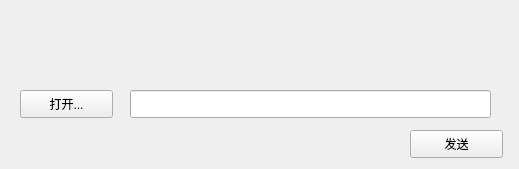
<?xml version="1.0" encoding="UTF-8"?>
<ui version="4.0">
 <class>SendFile</class>
 <widget class="QWidget" name="SendFile">
  <property name="geometry">
   <rect>
    <x>0</x>
    <y>0</y>
    <width>519</width>
    <height>169</height>
   </rect>
  </property>
  <property name="sizePolicy">
   <sizepolicy hsizetype="Fixed" vsizetype="Fixed">
    <horstretch>0</horstretch>
    <verstretch>0</verstretch>
   </sizepolicy>
  </property>
  <property name="minimumSize">
   <size>
    <width>519</width>
    <height>169</height>
   </size>
  </property>
  <property name="maximumSize">
   <size>
    <width>519</width>
    <height>619</height>
   </size>
  </property>
  <property name="windowTitle">
   <string>SendFile</string>
  </property>
  <widget class="QWidget" name="titleWidget" native="true">
   <property name="geometry">
    <rect>
     <x>0</x>
     <y>0</y>
     <width>519</width>
     <height>50</height>
    </rect>
   </property>
   <property name="titleSkin" stdset="0">
    <bool>true</bool>
   </property>
  </widget>
  <widget class="QWidget" name="bodyWidget" native="true">
   <property name="geometry">
    <rect>
     <x>0</x>
     <y>50</y>
     <width>519</width>
     <height>119</height>
    </rect>
   </property>
   <property name="bottomSkin" stdset="0">
    <bool>true</bool>
   </property>
   <widget class="QPushButton" name="openBtn">
    <property name="geometry">
     <rect>
      <x>20</x>
      <y>40</y>
      <width>93</width>
      <height>28</height>
     </rect>
    </property>
    <property name="text">
     <string>打开...</string>
    </property>
   </widget>
   <widget class="QPushButton" name="sendBtn">
    <property name="geometry">
     <rect>
      <x>410</x>
      <y>80</y>
      <width>93</width>
      <height>28</height>
     </rect>
    </property>
    <property name="text">
     <string>发送</string>
    </property>
   </widget>
   <widget class="QLineEdit" name="lineEdit">
    <property name="geometry">
     <rect>
      <x>130</x>
      <y>40</y>
      <width>361</width>
      <height>28</height>
     </rect>
    </property>
   </widget>
  </widget>
 </widget>
 <layoutdefault spacing="6" margin="11"/>
 <resources/>
 <connections/>
</ui>
